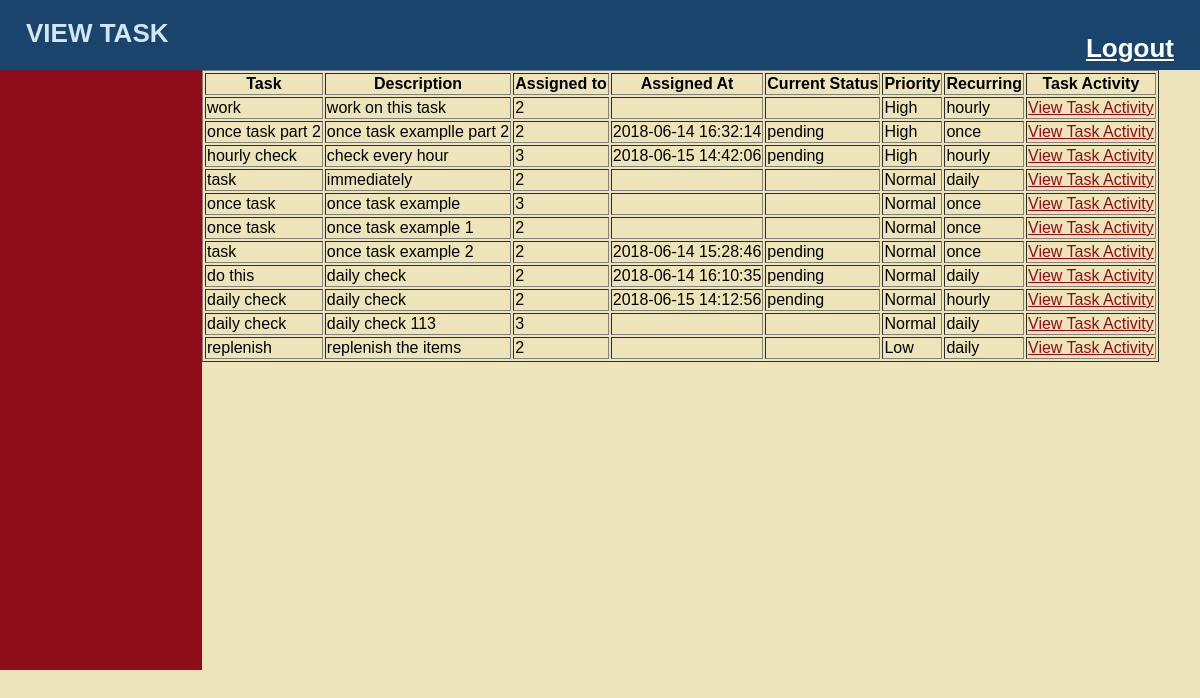
Screenshot of /task_management/view_tasks.php (signed in) with the database file from the repository.
### tables this page shows
CREATE TABLE `tasks` (
  `task_id` int(11) NOT NULL,
  `manager_id` int(11) DEFAULT NULL,
  `task_name` varchar(255) DEFAULT NULL,
  `task_description` varchar(255) DEFAULT NULL,
  `recurrence` varchar(255) DEFAULT NULL,
  `priority` varchar(255) DEFAULT NULL,
  `emp_id` int(11) DEFAULT NULL,
  `tasks_last_recurred` datetime DEFAULT NULL,
  `status` varchar(255) DEFAULT NULL
);

CREATE TABLE `task_status` (
  `task_status_task_id` int(11) NOT NULL,
  `task_status_last_recurred` datetime NOT NULL,
  `status` varchar(255) DEFAULT NULL
);

### task_management/view_tasks.php (the view, shortened to what this page needs)
<HTML>
<HEAD>
<link href="stylesheets/public.css" media="all"
rel="stylesheet" type="text/css" />
</HEAD>
<BODY>
<div id="header">
	<h1>VIEW TASK</h>
	<div align ="right">
	<a href="logout.php" style="color:white"> Logout </a>
	</div>
</div>
	<div id="main">
		<div id="navigation">
		</div>
<?php
$dbhost= "localhost";
$dbuser= "root";
$dbpass= "sanjana";
$dbname= "walmart";
$conn= mysqli_connect($dbhost,$dbuser,$dbpass,$dbname);
$query = "SELECT * from tasks where manager_id = '{$_SESSION["manager_id"]}' ORDER BY priority DESC";
$result = mysqli_query($conn, $query);
?>
<table border = "1">
  <tr>
    <th>Task</th>
    <th>Description</th>
	<th>Assigned to</th>
	<th>Assigned At</th>
	<th>Current Status</th>
	<th>Priority</th>
	<th>Recurring</th>
	<th>Task Activity</th>
  </tr>
  <?php while($row = mysqli_fetch_assoc($result)){
		$query1 = "SELECT * from task_status where task_status_task_id = '{$row["task_id"]}' and status = 'pending'  and task_status_last_recurred < NOW() ORDER BY task_status_last_recurred DESC LIMIT 1";
		$result1= mysqli_query($conn, $query1);
		$task_status = mysqli_fetch_assoc($result1);
  ?>
  <tr>
    <td><?php echo $row["task_name"]; ?></td>
    <td><?php echo $row["task_description"]; ?></td>
	<td><?php echo $row["emp_id"]; ?></td>
	<td><?php echo $task_status["task_status_last_recurred"]; ?></td>
	<td><?php echo $task_status["status"]; ?></td>
	<td><?php echo $row["priority"] == 2 ? "High" : ($row["priority"] == 1 ? "Normal" : "Low") ; ?></td>
	<td><?php echo $row["recurrence"]; ?></td>
	<td><a href = "task_activity.php?task_id=<?php echo $row["task_id"]; ?>">View Task Activity</a>
  </tr>
  <?php } ?>
</table>
</BODY>
</HTML>

### task_management/stylesheets/public.css (style rules this page uses)
html { height: 100%; width: 100%; }
body { width: 100%; height: 100%; margin: 0; padding: 0; border: 0; font-family: Verdana, Arial, Helvetica, sans-serif; font-size: 13px; line-height: 15px; background: #EEE4B9; }
a { color: #8D0D19; }
#header { height: 70px; margin: 0; padding: 0; text-align: left; background: #1A446C; color: #D4E6F4; }
#header h1 { padding: 1em; margin: 0; }
#main { height: 600px; width: 100%; margin: 0; padding: 0; background: #EEE4B9; }
#navigation { float: left; width: 150px; height: 100%; margin: 0; padding: 0 2em; color: #D4E6F4; background: #8D0D19; }

### rows the page displays
tasks: task_name "work", task_description "work on this task", emp "2", priority "High", recurrence "hourly"
tasks: task_name "once task part 2", task_description "once task examplle part 2", emp "2", task_status.task_status_last_recurred "2018-06-14 16:32:14", task_status.status "pending", priority "High", recurrence "once"
tasks: task_name "hourly check", task_description "check every hour", emp "3", task_status.task_status_last_recurred "2018-06-15 14:42:06", task_status.status "pending", priority "High", recurrence "hourly"
tasks: task_name "task", task_description "immediately", emp "2", priority "Normal", recurrence "daily"
tasks: task_name "once task", task_description "once task example", emp "3", priority "Normal", recurrence "once"
tasks: task_name "once task", task_description "once task example 1", emp "2", priority "Normal", recurrence "once"
tasks: task_name "task", task_description "once task example 2", emp "2", task_status.task_status_last_recurred "2018-06-14 15:28:46", task_status.status "pending", priority "Normal", recurrence "once"
tasks: task_name "do this", task_description "daily check", emp "2", task_status.task_status_last_recurred "2018-06-14 16:10:35", task_status.status "pending", priority "Normal", recurrence "daily"
tasks: task_name "daily check", task_description "daily check", emp "2", task_status.task_status_last_recurred "2018-06-15 14:12:56", task_status.status "pending", priority "Normal", recurrence "hourly"
tasks: task_name "daily check", task_description "daily check 113", emp "3", priority "Normal", recurrence "daily"
tasks: task_name "replenish", task_description "replenish the items", emp "2", priority "Low", recurrence "daily"
